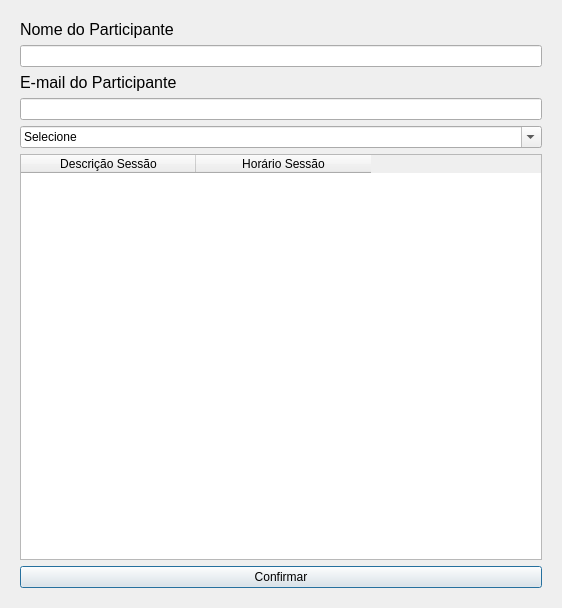
<?xml version="1.0" encoding="UTF-8"?>
<ui version="4.0">
 <class>inscricao</class>
 <widget class="QDialog" name="inscricao">
  <property name="geometry">
   <rect>
    <x>0</x>
    <y>0</y>
    <width>562</width>
    <height>608</height>
   </rect>
  </property>
  <property name="windowTitle">
   <string>Dialog</string>
  </property>
  <layout class="QVBoxLayout" name="verticalLayout_2">
   <item>
    <widget class="QWidget" name="widget" native="true">
     <layout class="QVBoxLayout" name="verticalLayout">
      <item>
       <widget class="QLabel" name="lbl_nome_participante">
        <property name="text">
         <string>&lt;html&gt;&lt;head/&gt;&lt;body&gt;&lt;p&gt;&lt;span style=&quot; font-size:12pt;&quot;&gt;Nome do Participante&lt;/span&gt;&lt;/p&gt;&lt;/body&gt;&lt;/html&gt;</string>
        </property>
       </widget>
      </item>
      <item>
       <widget class="QLineEdit" name="txt_nome_participante"/>
      </item>
      <item>
       <widget class="QLabel" name="lbl_email_participante">
        <property name="text">
         <string>&lt;html&gt;&lt;head/&gt;&lt;body&gt;&lt;p&gt;&lt;span style=&quot; font-size:12pt;&quot;&gt;E-mail do Participante&lt;/span&gt;&lt;/p&gt;&lt;/body&gt;&lt;/html&gt;</string>
        </property>
       </widget>
      </item>
      <item>
       <widget class="QLineEdit" name="txt_email_participante"/>
      </item>
      <item>
       <widget class="QComboBox" name="cb_sessao">
        <property name="editable">
         <bool>true</bool>
        </property>
        <property name="currentText">
         <string>Selecione</string>
        </property>
       </widget>
      </item>
      <item>
       <widget class="QTableWidget" name="tb_sessao">
        <attribute name="horizontalHeaderDefaultSectionSize">
         <number>175</number>
        </attribute>
        <column>
         <property name="text">
          <string>Descrição Sessão</string>
         </property>
         <property name="font">
          <font>
           <weight>50</weight>
           <bold>false</bold>
          </font>
         </property>
         <property name="textAlignment">
          <set>AlignCenter</set>
         </property>
        </column>
        <column>
         <property name="text">
          <string>Horário Sessão</string>
         </property>
         <property name="textAlignment">
          <set>AlignCenter</set>
         </property>
        </column>
       </widget>
      </item>
      <item>
       <widget class="QPushButton" name="btn_confirmar">
        <property name="text">
         <string>Confirmar</string>
        </property>
       </widget>
      </item>
     </layout>
    </widget>
   </item>
  </layout>
 </widget>
 <resources/>
 <connections/>
</ui>
